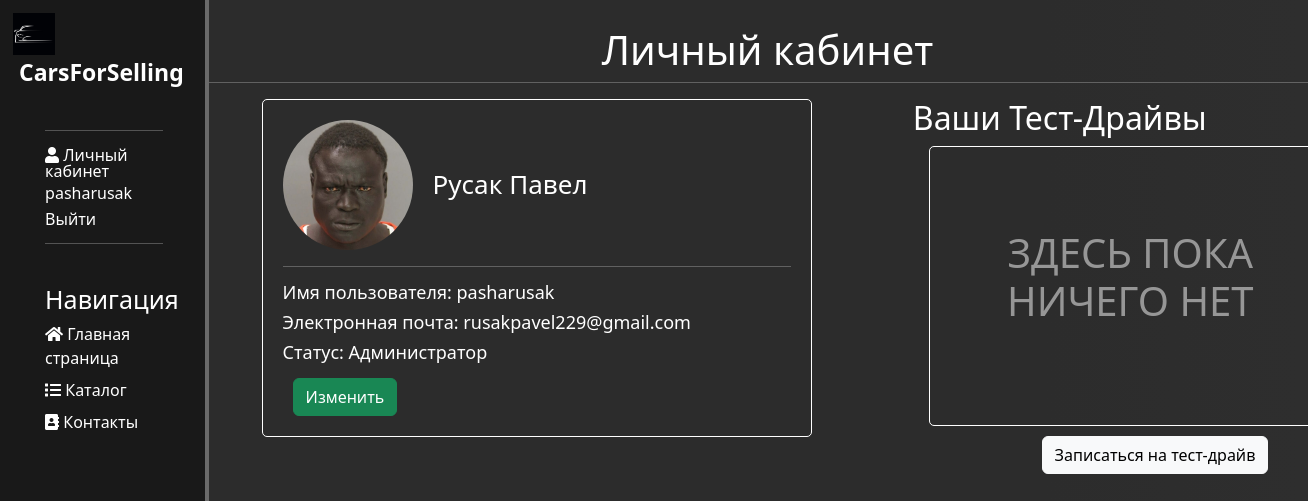
The page /user/profile (signed in) on the database its author committed.
### user/models.py (models this page shows, shortened)
class CustomUser(models.Model):
    user = models.OneToOneField(User, on_delete=models.CASCADE)
    image = models.ImageField(verbose_name="Аватар", default="static/avatars/profile.png", upload_to='static/avatars')
    name = models.CharField(max_length=30, default="Имя")
    second_name = models.CharField(max_length=30, default="Фамилия")
    class Meta:
        verbose_name = 'Информация о пользователе'
        verbose_name_plural = 'Информация о пользователях'

### user/views.py (the view)
# urls.py: path('profile', views.profile, name='profile'),
def profile(request):
    testdrive = TestDrive.objects.filter(user__username=request.user.username).order_by('test_date')
    customuser = CustomUser.objects.get(user=request.user)
    return render(request, 'user/profile.html', {'customuser': customuser, 'testdrive': testdrive})

### user/templates/user/profile.html (shortened to what this page needs)
{% extends 'main/layout.html' %}
{% load static %}
{% block autocontent %}
<header class="profile-head">
    <h1>Личный кабинет</h1>
</header>
<main class="profile-main">
<hr width="100%">
    <div class="profile-block">
        <div class="profile-gen">
        <img src="{{customuser.image.url}}" alt="avatar" height="130" width="130">
        <p>{{customuser.second_name}} {{customuser.name}}</p>
        </div>
        <hr width="100%">
        <div class="profile-info">
        <p>Имя пользователя: {{user.username}}</p>
        <p>Электронная почта: {{user.email}}</p>
        {% if user.is_superuser %}
        <p>Статус: Администратор</p>
        {% else %}
        <p>Статус: Обычный пользователь</p>
        {% endif %}
        </div>
        <a href="{% url 'profile_change' %}"><button class="btn btn-success">Изменить</button></a>
    </div>
</main>
<h2 id="testdrive-title">Ваши Тест-Драйвы</h2>
<div class="testdrive-block">
    {% if testdrive %}
     {% for td in testdrive %}
        <h5>{{ td.car.brand }} {{ td.car.model }} {{td.car.date|date:"Y"}}</h5>
        <img src="{{ td.car.img.url }}" height="160" width="250">
        <p>Дата тест-драйва: {{ td.test_date|date:"Y-m-d" }}</p>
        <p>Продолжительность: {{ td.duration}}ч</p>
        <hr>
        {% endfor %}
    {% else %}
    <h1>ЗДЕСЬ ПОКА НИЧЕГО НЕТ</h1>
    {% endif %}
</div>
<a id="testdrive-button" class="btn btn-light" href="{% url 'catalog' %}">Записаться на тест-драйв</a>
{% endblock %}

### main/templates/main/layout.html (shortened to what this page needs)
{% load static %}
<!DOCTYPE html>
<html lang="en">
<head>
<link href="https://cdn.jsdelivr.net/npm/bootstrap@5.3.2/dist/css/bootstrap.min.css" rel="stylesheet">
    <link rel="stylesheet" href="{% static 'main/css/main.css'%}">
    <link rel="stylesheet" href="https://use.fontawesome.com/releases/v5.8.2/css/all.css">
</head>
<body>
    <aside>
        <img src="{% static 'main/img/logo_car.jpg'%}" height="42" width="42">
        <span class="logo">CarsForSelling</span>
        <ul class="profile-nav">
            <hr width="80%">
            {% if request.user.is_authenticated %}
                <a href="{% url 'profile' %}"><li><i class="fas fa-user"></i> Личный кабинет</li></a>
                <p id="nav-user">{{user.username}}</p>
                <a class="nav-exit" href="{% url 'logout' %}"><li>Выйти</li></a>
            {% else %}
                <a href="{% url 'login' %}"><li><i class="fas fa-user"></i> Личный кабинет</li></a>
                <a class="signin" href="{% url 'register' %}"><li>Регистрация</li></a>
                <a class="login" href="{% url 'login' %}"><li>Войти</li></a>
            {% endif %}
            <hr width="80%">
        </ul>
        <h3>Навигация</h3>
        <ul>
            <a href="{% url 'home' %}"><li><i class="fas fa-home"></i> Главная страница</li></a>
            <a href="{% url 'catalog' %}"><li><i class="fas fa-list"></i> Каталог</li></a>
            <a href="{% url 'contacts' %}"><li><i class="fas fa-address-book"></i> Контакты</li></a>
        </ul>
            <a href="https://instagram.com/pash.rusak?igshid=OGQ5ZDc2ODk2ZA==" target="_blank"><h6>byPavelRusak</h6></a>
    </aside>
    <main>
    {% block autocontent %}
    {% endblock %}
    </main>
</body>
</html>

### main/static/main/css/main.css (style rules this page uses)
body { height: 100%; background: linear-gradient(to right, #2c2c2c 20%, #3f3f3f 66%, #545454 100%); background-size: 400% 400%; animation: animatedgradient 10s ease infinite; }
aside { float: left; background: #191919; width: 16%; height: 100vh; padding: 1%; color: white; border-right: 4px solid #6a6a6a; position: fixed; z-index:100; }
aside .logo { margin-left: 6px; font-size: 23px; font-weight: bold; }
aside h3 { margin-top: 40px; font-size: 25px; margin-left: 32px; }
aside ul { list-style:none }
aside ul li { display:block; color: white; font-size: 16px; margin-top: 8px; text-decoration: none; transition: transform 0.45s ease; }
aside a { text-decoration: none }
#nav-user { position: relative; top: 6px; }
aside .profile-nav { margin-top: 40px; line-height: 16px; }
.profile-head { float: left; font-weight: bold; color: white; margin-left: 46%; margin-top: 2%; }
.profile-main { color: white; }
.profile-block { float: left; margin-left: 20%; border: 1px solid white; border-radius: 5px; min-width: 550px; padding: 20px; overflow: auto; }
.profile-block img { border-radius: 50%; }
.profile-gen { display: flex; justify-content: flex-start; }
.profile-gen p { font-size: 26px; font-weight: 400; margin: 45px 20px; }
.profile-info p { font-weight: 300; font-size: 18px; margin-top: 20px; line-height: 10px; }
.profile-block button { margin-top: 5px; margin-left: 10px; }
#testdrive-title { color: white; text-align: center; }
.testdrive-block { position: relative; padding: 12px; left: 9%; width: 400px; border: 1px solid white; border-radius: 5px; color: white; line-height: 10px; height: 280px; overflow: scroll; overflow-x:hidden; padding-right: 10px; }
.testdrive-block h1 { margin-top: 70px; text-align:center; font-size: 40px; opacity: 50%; }
#testdrive-button { margin: 10px 0px 0px 230px }

### rows shown on the page
CustomUser: image (picture), second_name "Русак", name "Павел"

### other values the page prints
{{ user.username }} "pasharusak"
{{ user.email }} "rusakpavel229@gmail.com"
